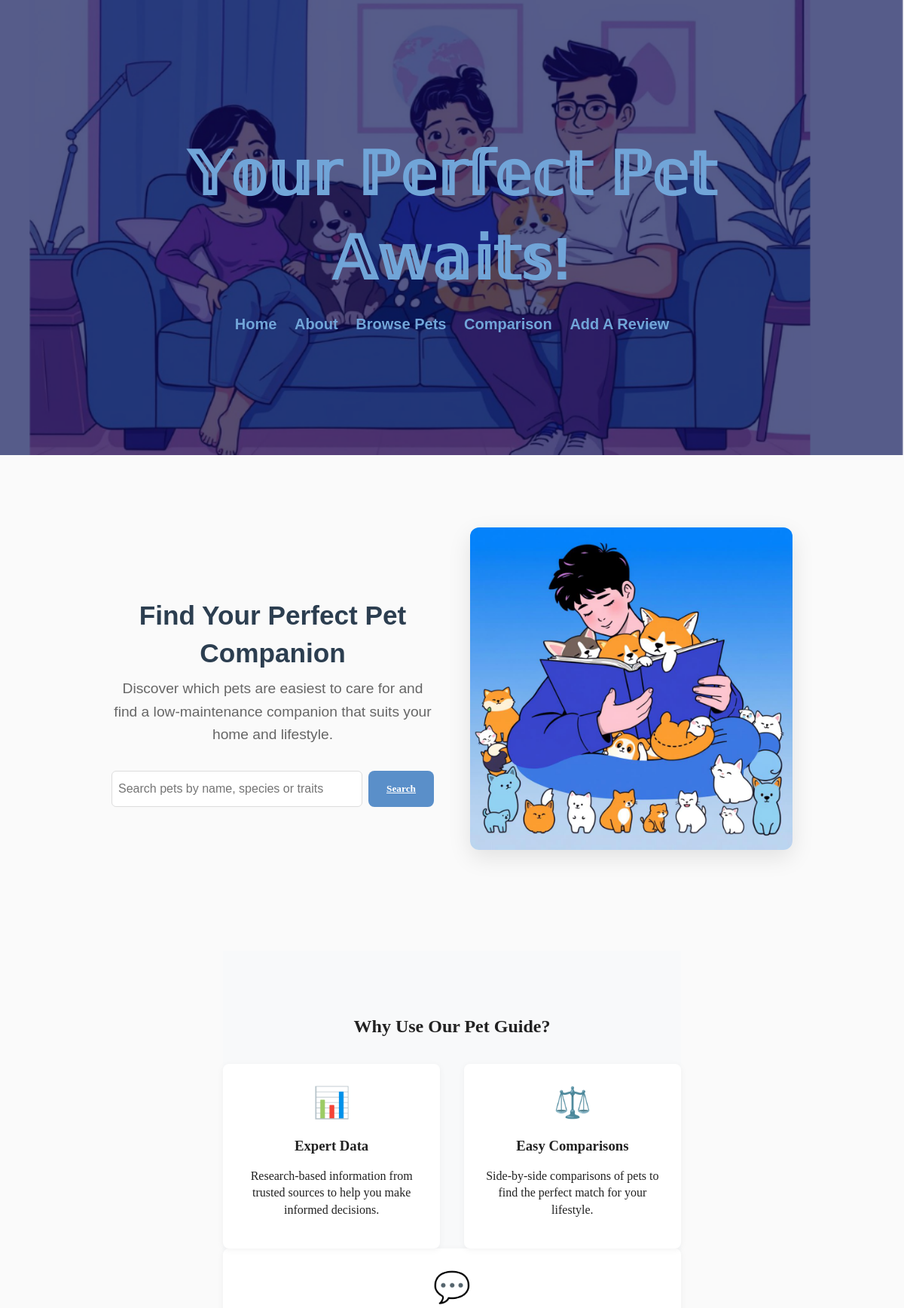
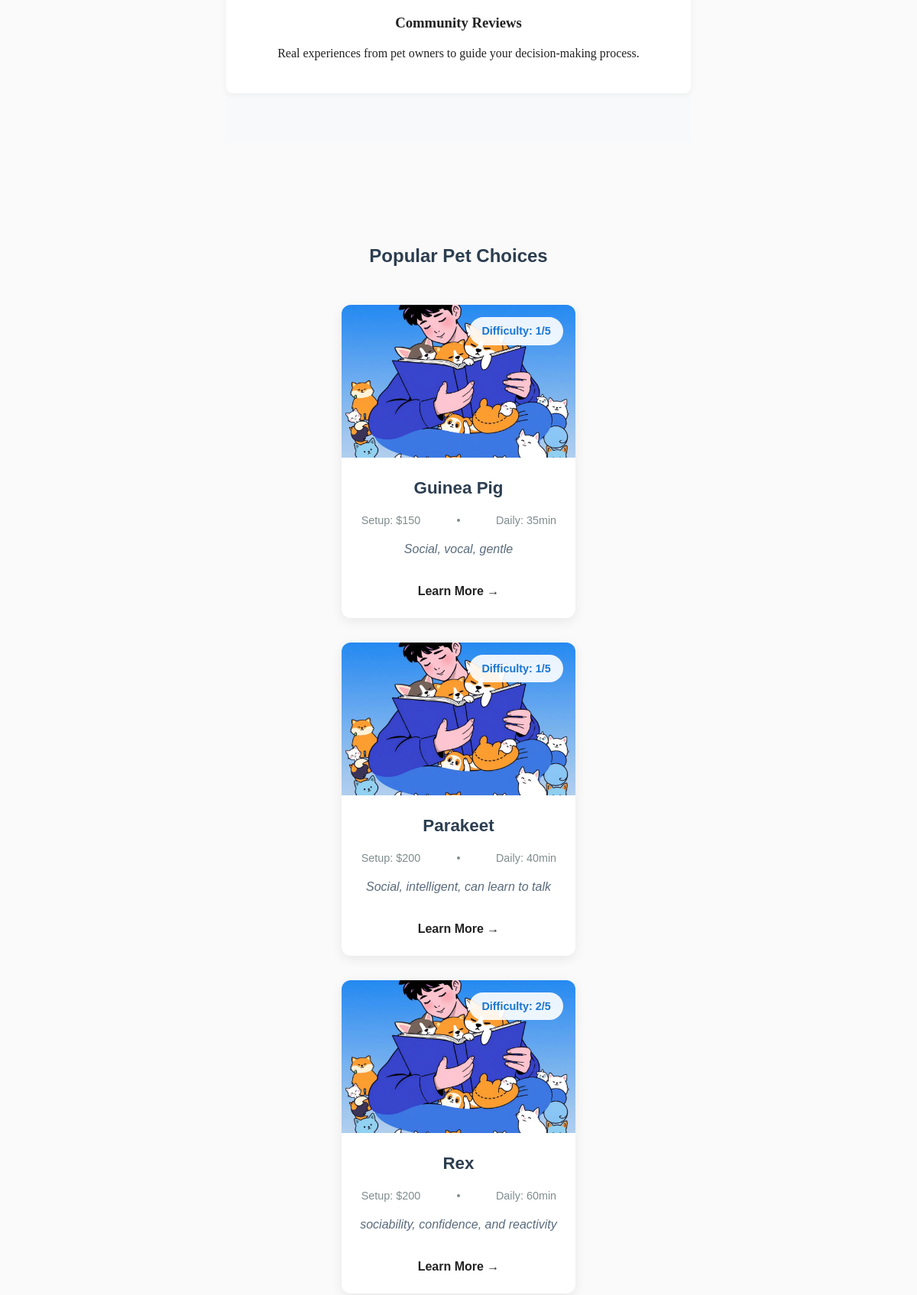
The page / (upper part) on the database its author committed (2 pictures, top to bottom).
### tables this page shows
CREATE TABLE Pets (id INTEGER PRIMARY KEY AUTOINCREMENT, name TEXT NOT NULL, species_id INTEGER NOT NULL REFERENCES Species (id), lifespan TEXT (20), difficulty INTEGER, cost_setup INTEGER, daily_time_min INTEGER, space_required TEXT, temperament TEXT (20), notes TEXT (20));

### routes.py (the view)
@app.route('/')
def home():
    conn = get_db()
    try:
        featured = conn.execute('''SELECT name,
                                difficulty, cost_setup,
                                daily_time_min, temperament
                                FROM Pets ORDER BY difficulty ASC LIMIT 3
                                ''').fetchall()
        latest_reviews = conn.execute('''SELECT pet_name,
                                      reviewer_name, rating, comment
                                      FROM Reviews
                                      LIMIT 3
                                      ''').fetchall()
    except Exception as e:
        print("Error fetching home data:", e)
        featured, latest_reviews = [], []
    finally:
        conn.close()
    return render_template('home.html',
                           featured=featured, reviews=latest_reviews)

### templates/home.html (shortened to what this page needs)
{% extends 'layout.html' %}
{% block content %}
<section class="hero">
  <div class="hero-content">
    <h2>Find Your Perfect Pet Companion</h2>
    <p class="lead">Discover which pets are easiest to care for and find a low-maintenance companion that suits your home and lifestyle.</p>
    <form action="/browse" class="search-form">
      <input type="text" name="search" placeholder="Search pets by name, species or traits">
      <button type="submit">Search</button>
    </form>
  </div>
  <div class="hero-image">
    <img src="/static/images/search_pets.jpg" alt="Happy with pets">
  </div>
</section>
<section class="features-section">
  <h2>Why Use Our Pet Guide?</h2>
  <div class="features-grid">
    <div class="feature-card">
      <div class="feature-icon">📊</div>
      <h3>Expert Data</h3>
      <p>Research-based information from trusted sources to help you make informed decisions.</p>
    </div>
    <div class="feature-card">
      <div class="feature-icon">⚖️</div>
      <h3>Easy Comparisons</h3>
      <p>Side-by-side comparisons of pets to find the perfect match for your lifestyle.</p>
    </div>
  </div>
  <div class="feature-card">
      <div class="feature-icon">💬</div>
      <h3>Community Reviews</h3>
      <p>Real experiences from pet owners to guide your decision-making process.</p>
    </div>
</section>
<section class="featured-pets">
  <h2>Popular Pet Choices</h2>
  <div class="pets-grid">
    {% for p in featured %}
    <div class="pet-card">
      <div class="pet-image">
        <img src="/static/images/search_pets.jpg" alt="{{ p.name }}">
        <div class="pet-difficulty">Difficulty: {{ p.difficulty }}/5</div>
      </div>
      <div class="pet-info">
        <h3><a href="/pet/{{ p.name|lower }}">{{ p.name }}</a></h3>
        <p class="pet-stats">
          <span>Setup: ${{ p.cost_setup }}</span>
          <span>•</span>
          <span>Daily: {{ p.daily_time_min }}min</span>
        </p>
        <p class="pet-temperament">{{ p.temperament }}</p>
        <a href="/pet/{{ p.name|lower }}" class="pet-link">Learn More →</a>
      </div>
    </div>
    {% else %}
    <div class="no-pets">
      <p>No featured pets available at the moment.</p>
    </div>
    {% endfor %}
  </div>
</section>
{% endblock %}

### templates/layout.html (shortened to what this page needs)
<!DOCTYPE html>
<html lang="en">
    <head>
        <link rel="stylesheet" href="/static/css/style.css">
    </head>
    <body>
        <header class="site-header">
            <div class="container">
            <h1 class="brand"><a href="/">𝕐𝕠𝕦𝕣 ℙ𝕖𝕣𝕗𝕖𝕔𝕥 ℙ𝕖𝕥 𝔸𝕨𝕒𝕚𝕥𝕤!</a></h1>
            </div>
            <nav class="main-nav">
                <a href="/">Home</a>
                <a href="/about">About</a>
                <a href="/browse">Browse Pets</a>
                <a href="/compare">Comparison</a>
                <a href="/add_review">Add A Review</a>
            </nav>
        </header>
        <main class="container">
            {% block content %}{% endblock %}
        </main>
    </body>
</body>
</html>

### rows shown on the page
Pets: difficulty "1", name "Guinea Pig", cost_setup "150", daily_time_min "35", temperament "Social, vocal, gentle"
Pets: difficulty "1", name "Parakeet", cost_setup "200", daily_time_min "40", temperament "Social, intelligent, can learn to talk"
Pets: difficulty "2", name "Rex", cost_setup "200", daily_time_min "60", temperament "sociability, confidence, and reactivity"
